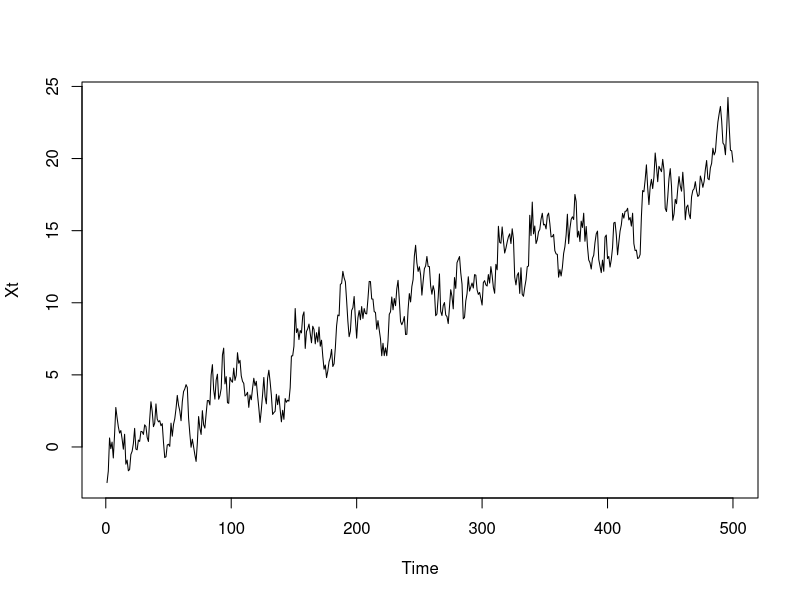

Here is the R script that generated this plot:
## ---- chunk 1
knitr::opts_chunk$set(echo = TRUE)
## ---- chunk 2
library(forecast)
library(tseries)
## ---- chunk 3
Xt = arima.sim(n=500, list(ar=c(0.8)))
time = seq(0, 10, length=500)
Xt = Xt + (2*time)
plot(Xt)

mod = auto.arima(Xt, trace = T)
mod = Arima(Xt, order = c(1,1,0))
mod
